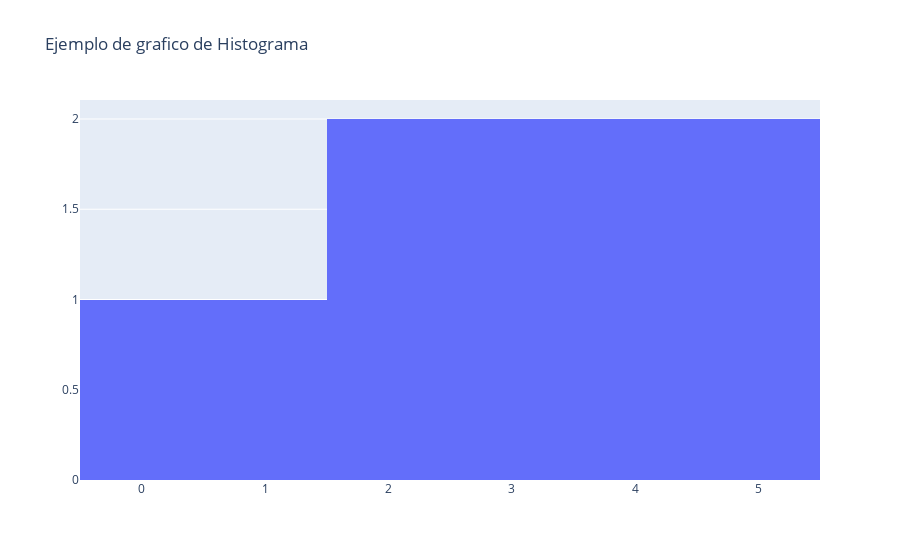

Notebook source saved alongside this figure:
### Code cell
data = go.Histogram(x=[1,2,3,4,5])
fig5 = go.Figure(data=data)
fig5.update_layout(title='Ejemplo de grafico de Histograma')

### Figure 1 — Plotly figure (JSON) as saved in the notebook; plotly's stock layout.template omitted (floating-point values rounded to 4 significant figures)
{"data": [{"type": "histogram", "x": [1, 2, 3, 4, 5]}], "layout": {"title": {"text": "Ejemplo de grafico de Histograma"}}}
